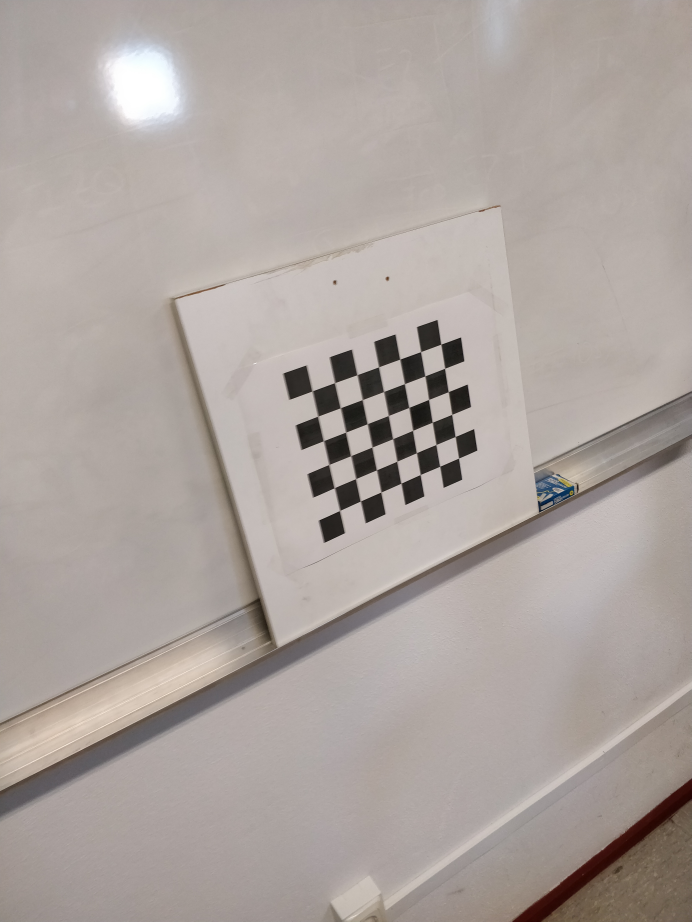
#> input picture Images/camera_calibration/0.jpg, 3456 x 4608 px (shown at 1/5 size); its folder holds 5 pictures in this run
$ python Exercise9.py   (Python 2 division)
#> lines starting #> are read from the running program, lines starting #| are printed output that depends on the picture; after the words box and inside, x2 and y2 are one past the last pixel; in counts of white or black regions, pixels touching at a corner belong together
import numpy as np
import cv2
import glob
from matplotlib import pyplot as plt

# termination criteria
criteria = (cv2.TERM_CRITERIA_EPS + cv2.TERM_CRITERIA_MAX_ITER, 30, 0.001)

# prepare object points, like (0,0,0), (1,0,0), (2,0,0) ....,(6,5,0)
objp = np.zeros((6*7, 3), np.float32)
objp[:, :2] = np.mgrid[0:7, 0:6].T.reshape(-1, 2)

# Arrays to store object points and image points from all the images.
objpoints = []  # 3d point in real world space
imgpoints = []  # 2d points in image plane.

images = glob.glob('Images/camera_calibration/*.jpg')

for fname in images:
    img = cv2.imread(fname)
#> img is the input picture: shape (4608, 3456, 3); mean B, G, R 159, 163.6, 172.5
    img = cv2.resize(img, (0, 0), fx=0.2, fy=0.2)
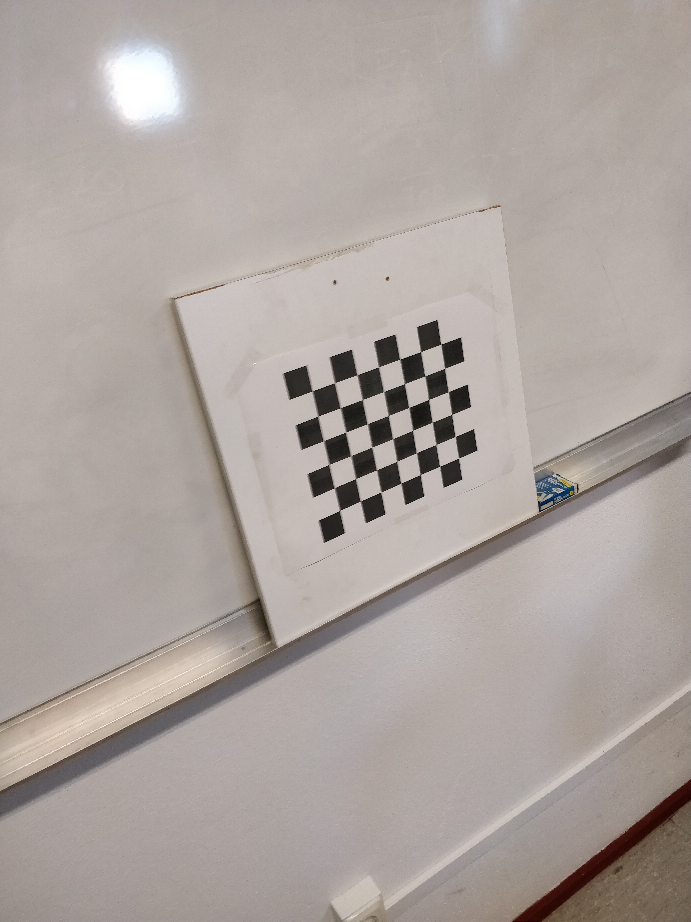
#> img: shape (922, 691, 3); mean B, G, R 159, 163.6, 172.5
    gray = cv2.cvtColor(img, cv2.COLOR_BGR2GRAY)

    # Find the chess board corners
    ret, corners = cv2.findChessboardCorners(gray, (7, 6), None)
#> ret = True; corners = 42 rows, first 8: [312.4, 391.2], [334.4, 383.2], [357.1, 375.1], [378.5, 367.3], [399.8, 359], [420.6, 351.7], [440.9, 343.7], [317.8, 416.1]

    # If found, add object points, image points (after refining them)
    if ret:
        objpoints.append(objp)

        corners2 = cv2.cornerSubPix(
            gray, corners, (11, 11), (-1, -1), criteria)
#> corners2 = 42 rows, first 8: [312.2, 390.8], [334.5, 382.7], [357.1, 374.7], [378.5, 366.8], [399.7, 359.2], [420.6, 351.7], [441, 344], [317.8, 416.2]
        imgpoints.append(corners2)

        # Draw and display the corners
        img = cv2.drawChessboardCorners(img, (7, 6), corners2, ret)
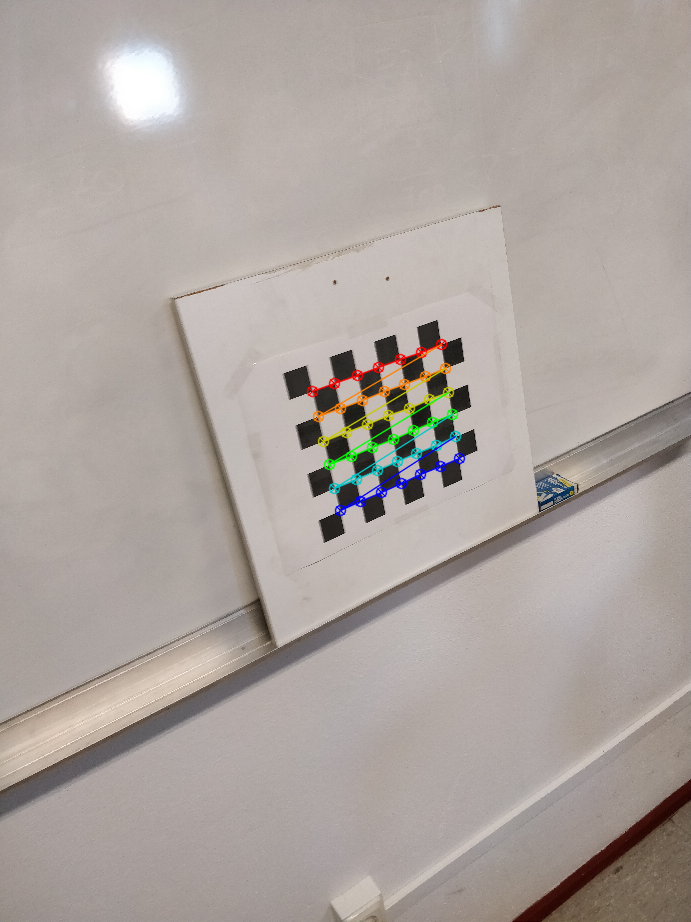
#> img: shape (922, 691, 3); 1.14% of pixels changed, all inside (x1, y1, x2, y2) = (306, 338, 466, 517)
        cv2.imshow('img', img)
        cv2.waitKey(500)
#> pass 2 of the loop `for fname in images:`:
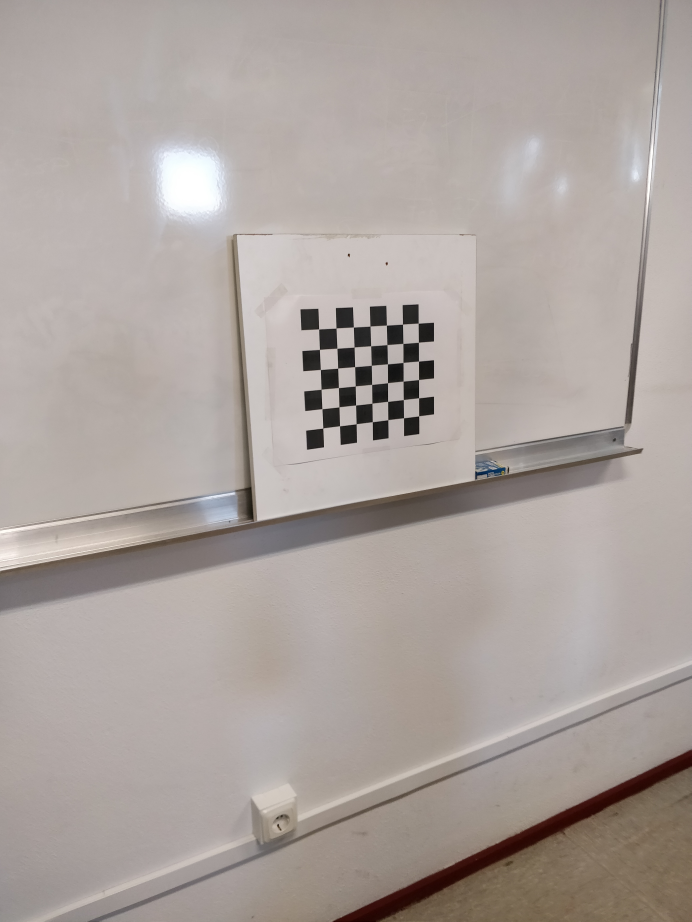
#> input picture Images/camera_calibration/1.jpg, 3456 x 4608 px (shown at 1/5 size)
#> img is the input picture: shape (4608, 3456, 3); mean B, G, R 158.3, 162.8, 171.7
#> `gray = cv2.cvtColor(img, cv2.COLOR_BGR2GRAY)`:
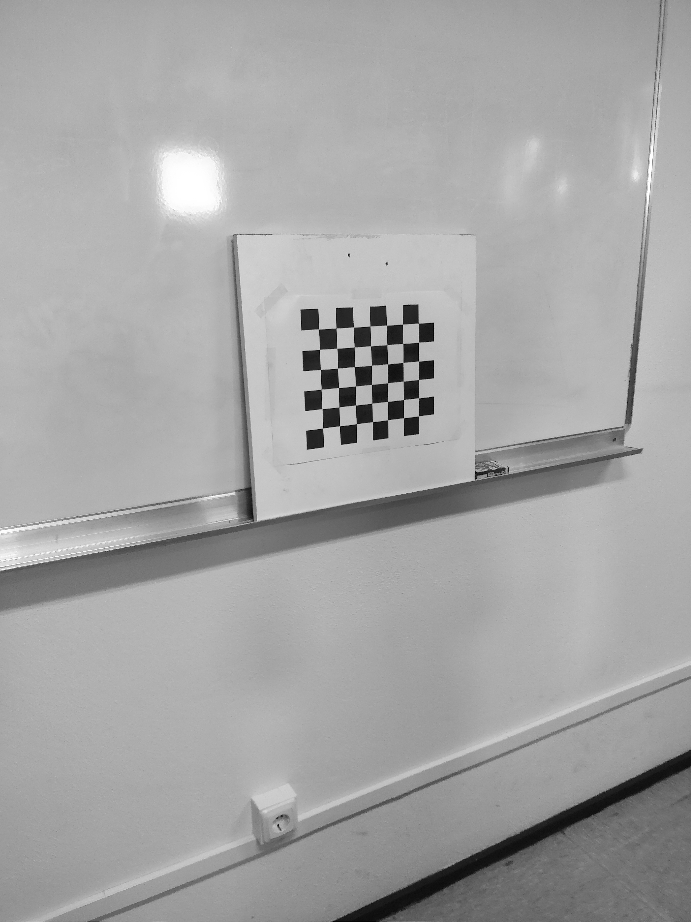
#> gray: shape (922, 691); min 0, max 255, mean 164.9
#> corners = 42 rows, first 8: [318.4, 329], [336.1, 328], [353.6, 327], [369.8, 325.9], [386.6, 325.3], [402.5, 324.2], [418.5, 323.3], [319.5, 349.5]
#> corners2 = 42 rows, first 8: [318.4, 329], [336.1, 328], [353.7, 327], [369.8, 325.9], [386.7, 325.3], [402.5, 324], [418.5, 323.3], [319.6, 349.2]
#> `img = cv2.drawChessboardCorners(img, (7, 6), corners2, ret)`:
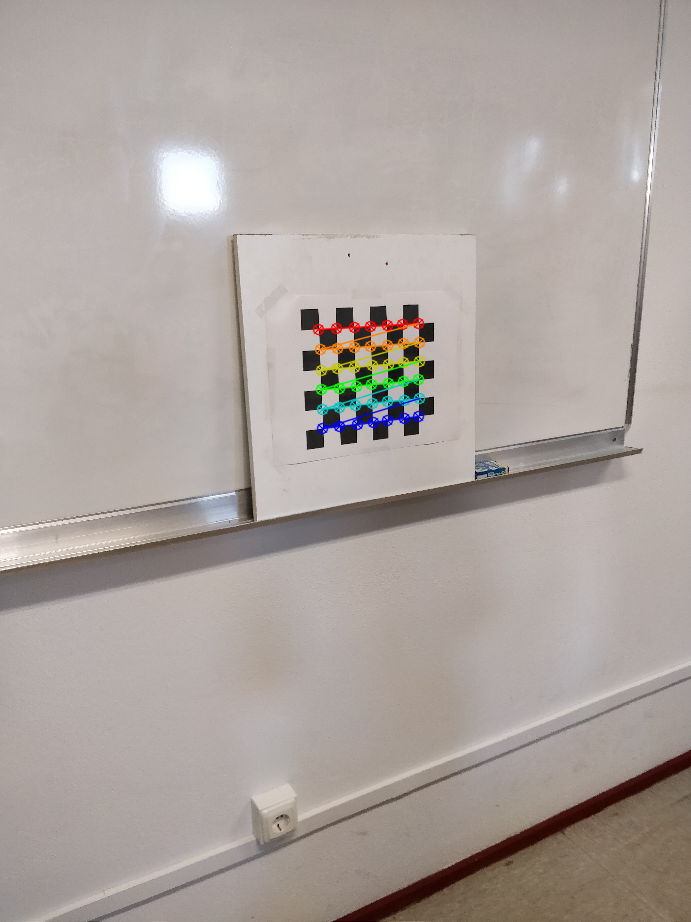
#> img: shape (922, 691, 3); mean B, G, R 158.1, 162.9, 171.7
#> pass 3 of the loop `for fname in images:`:
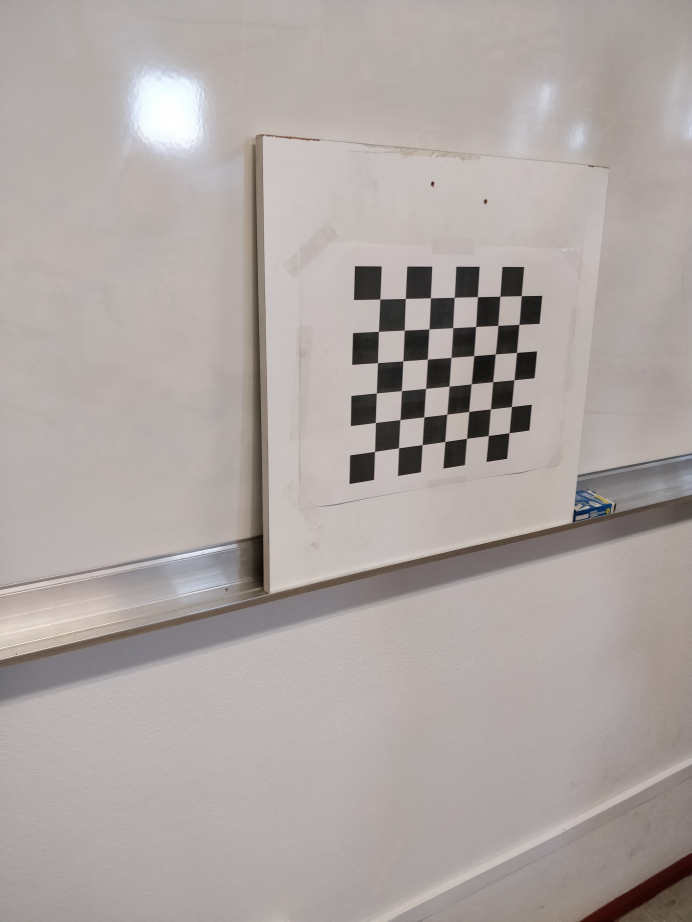
#> input picture Images/camera_calibration/10.jpg, 3456 x 4608 px (shown at 1/5 size)
#> img is the input picture: shape (4608, 3456, 3); mean B, G, R 162.9, 165.5, 173.8
#> `img = cv2.resize(img, (0, 0), fx=0.2, fy=0.2)`:
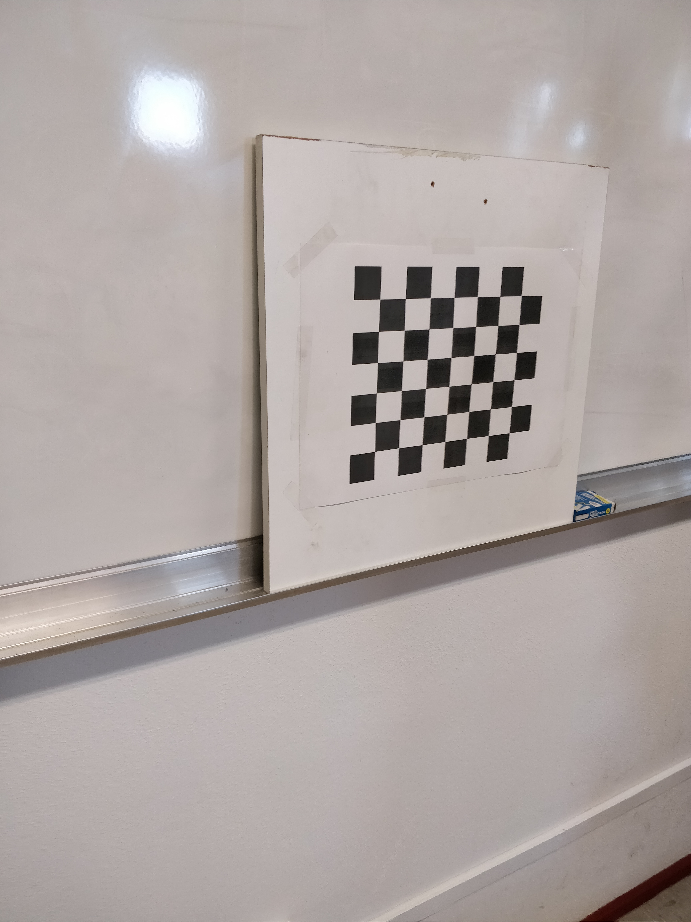
#> img: shape (922, 691, 3); mean B, G, R 162.9, 165.5, 173.8
#> corners = 42 rows, first 8: [379.7, 299.2], [405.5, 298.5], [430.5, 297.5], [454, 297.4], [477.3, 296.5], [499.9, 296.3], [521.2, 295.6], [378.5, 331.5]
#> corners2 = 42 rows, first 8: [379.6, 299.2], [405.2, 298.5], [430.4, 297.6], [453.9, 297.5], [477.4, 296.5], [499.8, 296.4], [521.4, 295.4], [378.4, 331.4]
#> `img = cv2.drawChessboardCorners(img, (7, 6), corners2, ret)`:
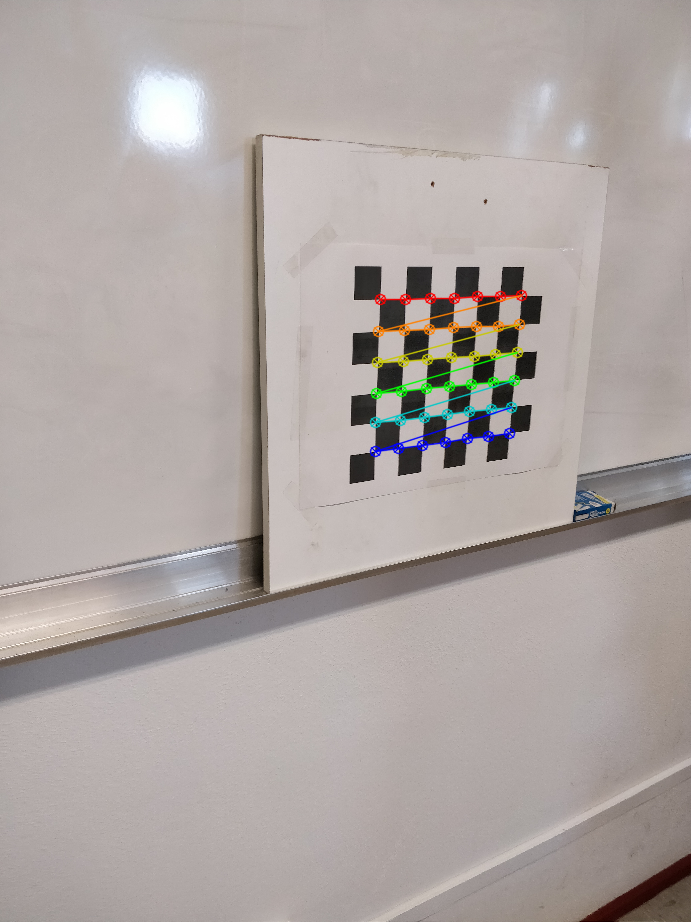
#> img: shape (922, 691, 3); 1.23% of pixels changed, all inside (x1, y1, x2, y2) = (369, 289, 528, 458)
#> the loop made 5 passes; the first 3 are shown

cv2.destroyAllWindows()

rms, mtx, dist, rvecs, tvecs = cv2.calibrateCamera(
    objpoints, imgpoints, gray.shape[::-1], None, None)

print('RMS -> ')
print(rms)
print('Matrix -> ')
print(mtx)
print('distortion coefficients -> ')
print(dist)
print('rvecs ->')
print(rvecs)
print('tvecs ->')
print(tvecs)

img1 = cv2.imread('../Images/camera_calibration/imleft.jpg',
                  0)  # queryimage # left image
img2 = cv2.imread('../Images/camera_calibration/imright.jpg',
                  0)  # trainimage # right image
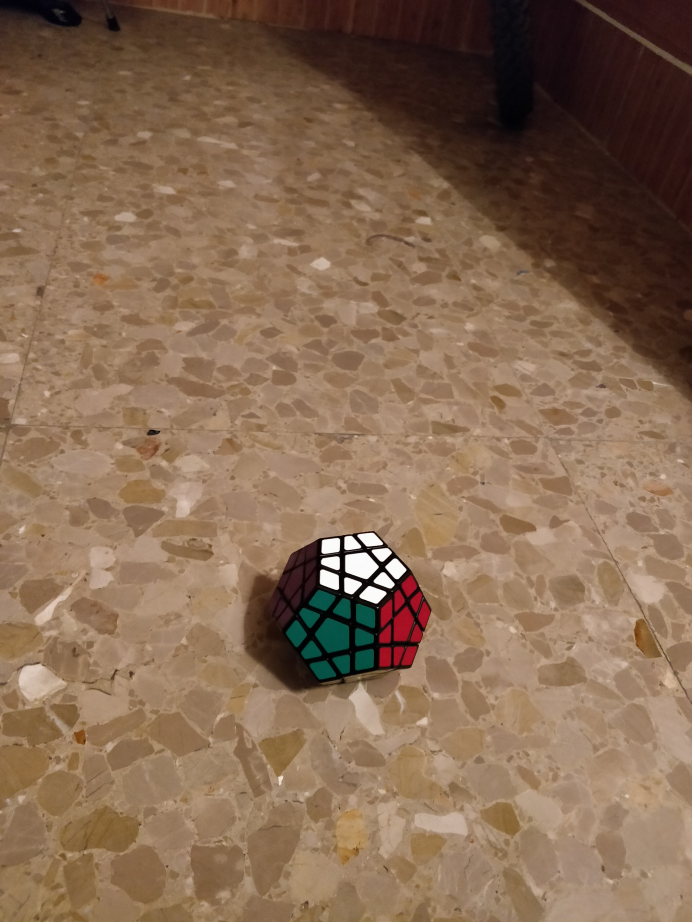
#> input picture Images/camera_calibration/imright.jpg, 3456 x 4608 px (shown at 1/5 size)
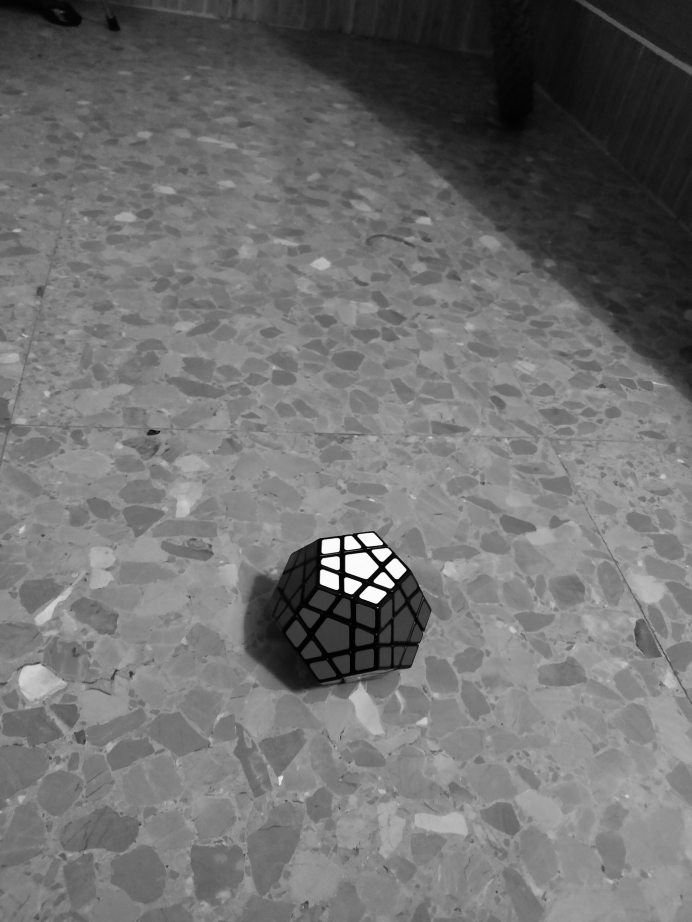
#> img2: shape (4608, 3456) (shown at 1/5 size); min 0, max 255, mean 112.2
# find the keypoints and descriptors with SIFT
sift = sift = cv2.xfeatures2d.SIFT_create()
#> (the run stopped early here; a loop or call above may not have finished)
